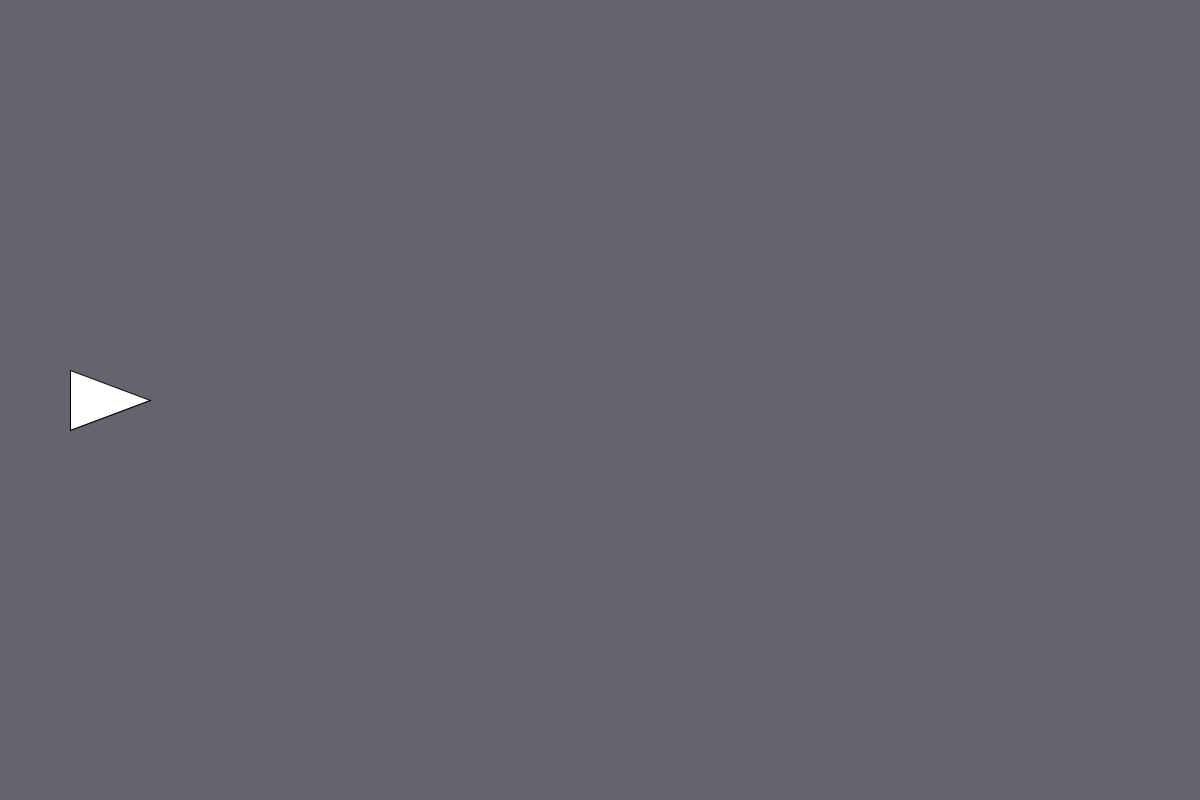
Frame 1 (no input)
Frame 60 (the mouse pressed at the canvas centre just before this capture): identical to frame 1, image omitted
Frame 120 (the mouse held since frame 60 and released just before this capture): identical to frame 1, image omitted

The Processing sketch that drew this single still picture (run headless with seeded random() and noise(); from frame 60 on, the mouse is pressed at the canvas centre):

// Processing sketch: key_move_and_rotate
// ── key_move_and_rotate.pde
int rotation = 0;
float previousTime;
Triangle cucco;
PVector wind;

void setup() {
  size(1200, 800);
  wind = new PVector(5,0);
  previousTime = 0;
    
  PVector center = new PVector (100,height/2);
  PVector velocity = new PVector (0,0);
  
  cucco = new Triangle(center, velocity);
  previousTime = millis();
}

void draw() {
  float timeElapsed = millis()-previousTime;
  previousTime = millis();
  
  background(100, 100, 110);
  rotate(radians(rotation));
  translate(cucco.center.x, cucco.center.y);
 
  cucco.update(timeElapsed);
  cucco.display();
}

void keyPressed() {
  if (key == CODED) {
    if (keyCode == RIGHT) {
      rotation += 1;
    } else if (keyCode == LEFT) {
      rotation -= 1;
    } 
  }
  if (key == 'z' ) {
      cucco.applyForce(wind);
  }
}
// ── triangle.pde
class Triangle {
  PVector center;  
  PVector velocity;
  PVector acceleration;
  PVector p1 = new PVector(-30, 30);
  PVector p2 = new PVector(-30,-30);
  PVector p3 = new PVector(50, 0 );
  
  public Triangle(PVector center, PVector velocity) {
    this.center = center;
    this.velocity = velocity;   
    this.acceleration = new PVector(0,0);
  }
  
    public void applyForce(PVector force) {
    PVector f  = PVector.div(force,1);
    acceleration.add(f);
  }
  
    public void update(float timeElapsed) {
    PVector target = p3.copy();
    target.normalize();
    target.mult(acceleration.mag());
    this.velocity = this.velocity.add(target);
    this.center = this.center.add(PVector.mult(velocity,timeElapsed/1000.0));
    //this.position = position.add(speed);
    this.acceleration.mult(0);
  }
  
  public void display() {
    triangle(p1.x, p1.y, p2.x, p2.y, p3.x, p3.y); 
  }
}
